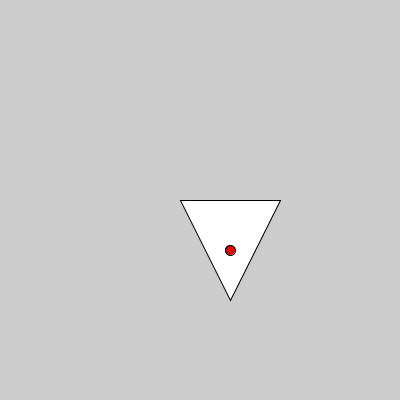
Frame 1 (no input)
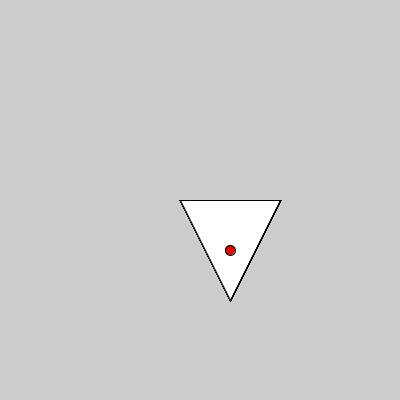
Frame 60 (the mouse pressed at the canvas centre just before this capture)
Frame 120 (the mouse held since frame 60 and released just before this capture): identical to frame 60, image omitted

The Processing sketch that drew these frames (run headless with seeded random() and noise(); from frame 60 on, the mouse is pressed at the canvas centre):

// Processing sketch: sketch_240905b_rotacion_local
// ── sketch_240905b_rotacion_local.pde
Triangle t;
void setup () {
  size(400, 400);  
  t = new Triangle();
}
void draw () {
  translate(200, 200);  
  t.Draw();
}

// ── Triangle.pde
class Triangle {
  PVector [] points;
  PVector center;
  
  Triangle () {
    points = new PVector[3];
    points[0] = new PVector(0,50);
    points[1] = new PVector(-50,-50);
    points[2] = new PVector(50,-50);
    center = new PVector (30, 50);
  }
  
  void Draw () {
    fill(255);
    beginShape();
    for (PVector p: points) {
      vertex(center.x + p.x, center.y + p.y);
    }
    endShape(CLOSE);
    fill(220,10,0);
    circle(center.x, center.y, 10);
  }
  
  void Translate (float x, float y) {
    for (PVector p: points) {
      p.add(x, y);
    }
    center.add(x,y);
  }
  void Rotate(float theta) {
    points[0] = Rotate(points[0], theta);
    points[1] = Rotate(points[1], theta);
    points[2] = Rotate(points[2], theta);
    center = Rotate(center,theta);
  }
   
  PVector Rotate(PVector p, float theta) {
    float x, y;
    x = p.x * cos(theta) + p.y * sin(theta);
    y = -p.x * sin(theta) + p.y * cos(theta);
    return new PVector(x, y);
  }
}
